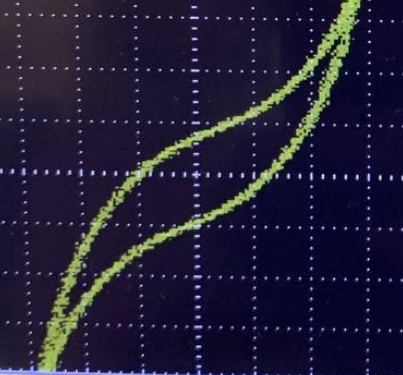
#> input picture lab_3.07/other_gyst.png, 403 x 375 px
$ python area_gyst.py
#> lines starting #> are read from the running program, lines starting #| are printed output that depends on the picture; after the words box and inside, x2 and y2 are one past the last pixel; in counts of white or black regions, pixels touching at a corner belong together; long printed decimals are rounded
import numpy as np
import matplotlib.pyplot as plt
from skimage import io, color, morphology, measure

# Масштабы
horizontal_division_ms = 50  # 50 мс на одно деление
vertical_division_mv = 50  # 50 мВ на одно деление

# Масштаб времени и напряжения на пиксель
x_scale = horizontal_division_ms  # мс/пиксель
y_scale = vertical_division_mv     # мВ/пиксель

# Загрузка изображения
I_in = io.imread('other_gyst.png')
#> I_in is the input picture: shape (375, 403, 4); mean R, G, B, A 33.7, 29.7, 54.4, 255

# Удаление альфа-канала, если он присутствует
if I_in.shape[-1] == 4:
    I_in = I_in[..., :3]
#> I_in: shape (375, 403, 3)

# Преобразование в черно-белое изображение
I_gray = color.rgb2gray(I_in)
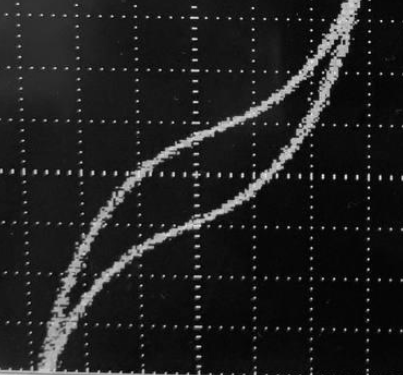
#> I_gray: shape (375, 403) float64; min 0.00707, max 0.919, mean 0.127

# Преобразование в бинарное изображение с порогом яркости 180
threshold = 180 / 255
I_bw = I_gray > threshold
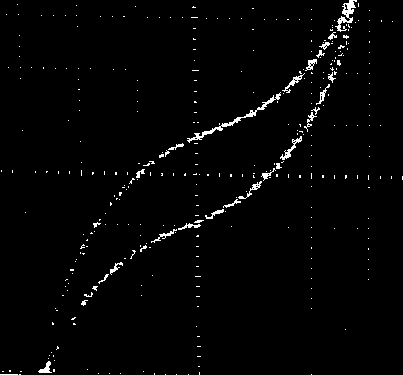
#> I_bw: shape (375, 403) bool; 1.8% white in thin lines or dots


# Восстановление разрывов петли (дилатация)
BWd1 = morphology.dilation(I_bw)
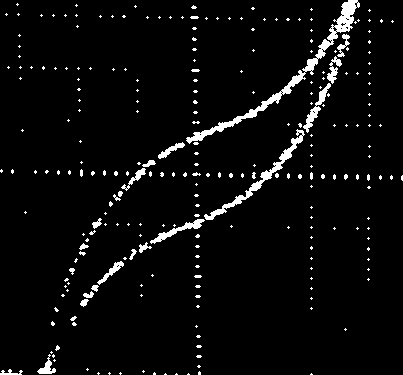
#> BWd1: shape (375, 403) bool; 4.2% white; 258 white regions (228 under 20 px), largest, box (x1, y1, x2, y2) and area: (186, 0, 360, 144) 1650, (204, 129, 305, 220) 792, (150, 219, 205, 244) 311

# Фильтрация объектов меньше 100 пикселей
BWd2 = morphology.remove_small_objects(BWd1, min_size=25)
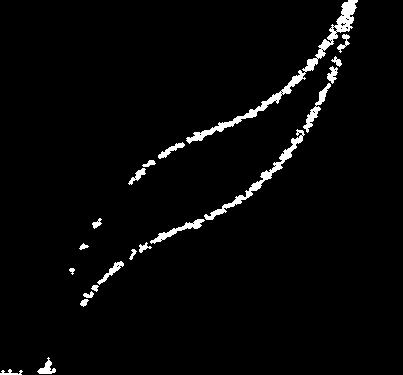
#> BWd2: shape (375, 403) bool; 2.9% white; 21 white regions, largest, box (x1, y1, x2, y2) and area: (186, 0, 358, 144) 1621, (204, 129, 305, 220) 792, (150, 219, 205, 244) 311

# Заполнение области внутри петли (дилатация и эрозия)
disk_footprint = morphology.disk(50)
BWd3 = morphology.dilation(BWd2, footprint=disk_footprint)
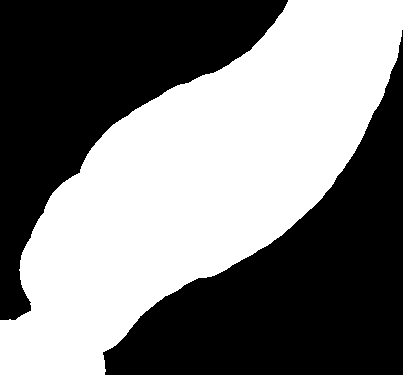
#> BWd3: shape (375, 403) bool; 48.3% white; 1 white region, box (x1, y1, x2, y2) and area: (0, 0, 403, 375) 72995
BWd4 = morphology.erosion(BWd3, footprint=disk_footprint)
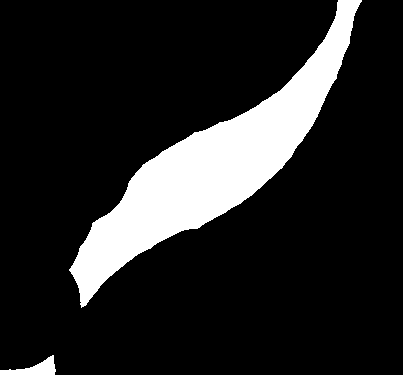
#> BWd4: shape (375, 403) bool; 14.8% white; 2 white regions

# Отображение результата
plt.figure()
plt.imshow(BWd4, cmap='gray')
plt.title('Processed Image')
plt.axis('off')
plt.show()

# Вычисление площади в пикселях
regions = measure.regionprops(morphology.label(BWd4))
#> regions = 2 regions; box (x1, y1, x2, y2) and area: (69, 0, 362, 308) 21895, (0, 355, 56, 375) 510
areas_pixels = [region.area for region in regions]
#> areas_pixels = [21895, 510]

# Перевод площади в мс × мВ
area_ms_mv = [area * (x_scale * y_scale) for area in areas_pixels]
#> area_ms_mv = [54737500, 1275000]

print(f"Areas in pixels: {areas_pixels}")
#| Areas in pixels: [21895.0, 510.0]
print(f"Areas in ms × mV: {sum(area_ms_mv)*0.0000001}")
#| Areas in ms × mV: 5.601
